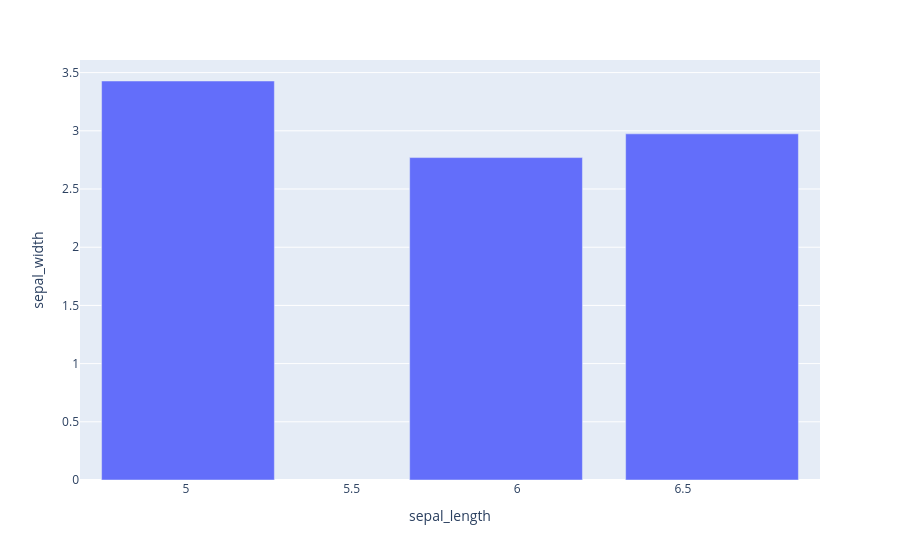

Write notebook code for a chart like this one.
### Code cell
fig3=px.bar(df_bar,x='sepal_length',y='sepal_width')
fig3.show()

### Figure 1 — Plotly figure (JSON) as saved in the notebook; plotly's stock layout.template omitted (floating-point values rounded to 4 significant figures)
{"data": [{"hovertemplate": "sepal_length=%{x}<br>sepal_width=%{y}<extra></extra>", "legendgroup": "", "marker": {"color": "#636efa", "pattern": {"shape": ""}}, "name": "", "orientation": "v", "showlegend": false, "textposition": "auto", "type": "bar", "x": [5.006, 5.936, 6.588], "xaxis": "x", "y": [3.428, 2.77, 2.974], "yaxis": "y"}], "layout": {"barmode": "relative", "legend": {"tracegroupgap": 0}, "margin": {"t": 60}, "xaxis": {"anchor": "y", "domain": [0, 1], "title": {"text": "sepal_length"}}, "yaxis": {"anchor": "x", "domain": [0, 1], "title": {"text": "sepal_width"}}}}
